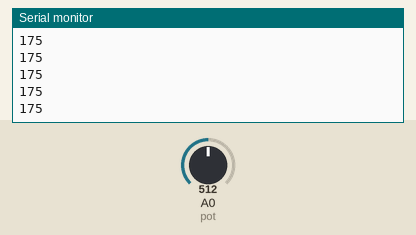
A sketch run on a simulated Arduino Uno, built with avr-gcc and run on an emulated ATmega328P. Shown: the last lines printed to the serial monitor. Inputs (shaded band) come from the test bench; at power-on: A0 (pot) = 512.

Above: at 1.2 s.
1.3 s: A0 (pot) set to 710
At 1.9 s:
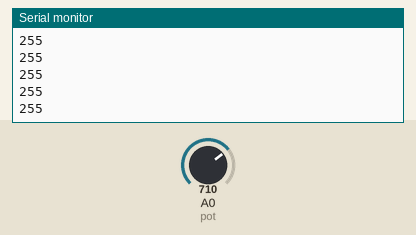
2.8 s: A0 (pot) set to 690
At 3.5 s:
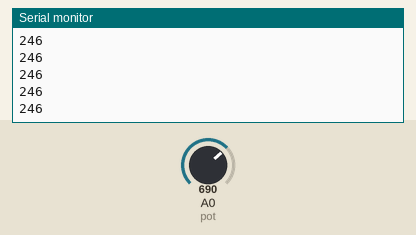
Timing chart, 0 to 5.0 s (numbered marks = the images above; inputs shaded):
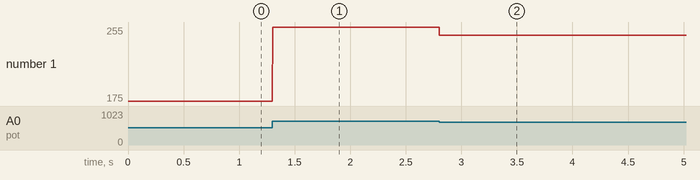

Measured:
- after the input at 1.3 s, the serial monitor: prints a new line at once (image 1)
- after the input at 2.8 s, the serial monitor: prints a new line at once (image 2)
- plotted number 1: 175 → 255 after the input at 1.3 s, 255 → 246 after the input at 2.8 s

The sketch:

arduino_samplecode.ino
```cpp
int pot = A0;
int val = 0;
int start_time;
int now_time;
int _min=100;
int _max=700;
int count=0; // times when min<val


void setup() {
  // put your setup code here, to run once:
  Serial.begin(115200);
  pinMode(pot,INPUT);
}

void loop() {
  // put your main code here, to run repeatedly:

  start_time = micros();

  val = analogRead(pot);    //read analog input

  if (val>_max)
  {
    _max=val;
  }
  if (val<_min)
  {
    count++;
    if (count>5)
    {
      _min=val;
      count=0;
    }
  }

  val = map(val,_min,_max,0,255);    //mapping 2^n

  Serial.println(val,DEC);     //print on Matlab

  now_time = micros();

  while(now_time-start_time<2000){    //sample rate 5000=200Hz 2000=500Hz 10000=100Hz 12500=80Hz  單位mus
    now_time = micros();
  }

}
```
